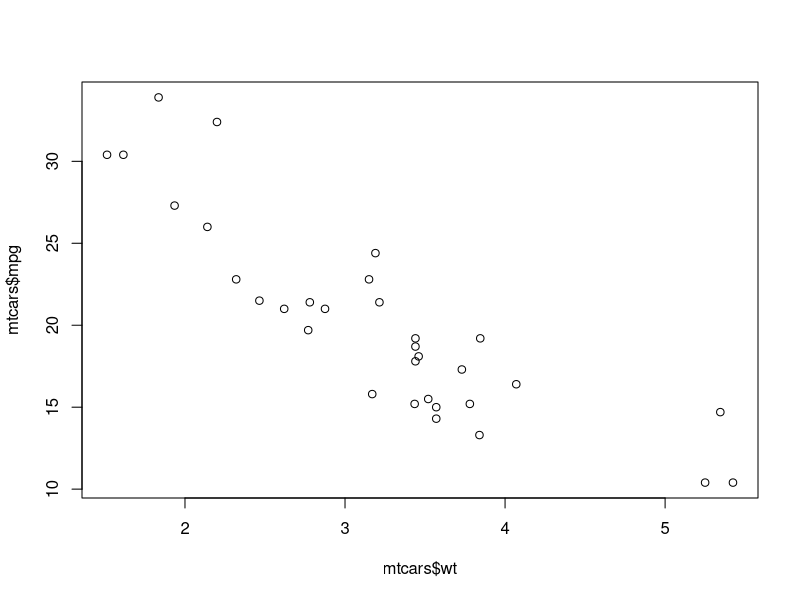
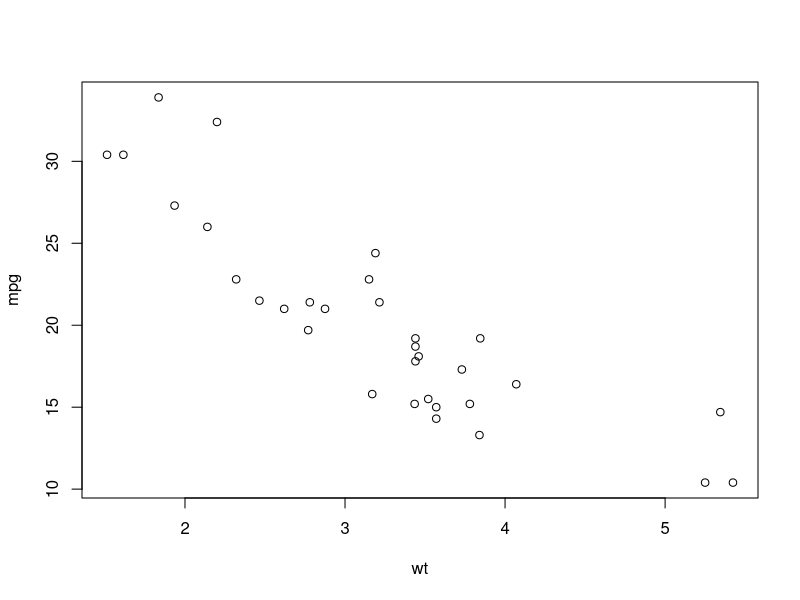
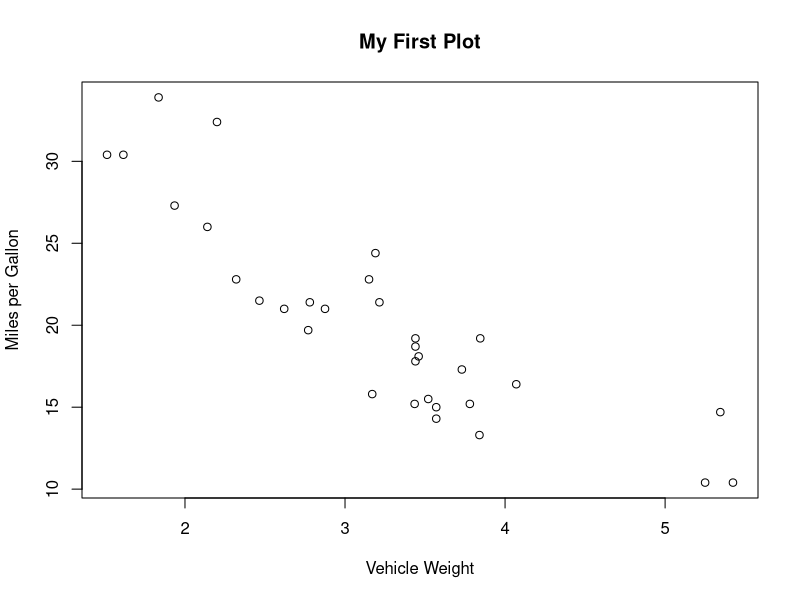
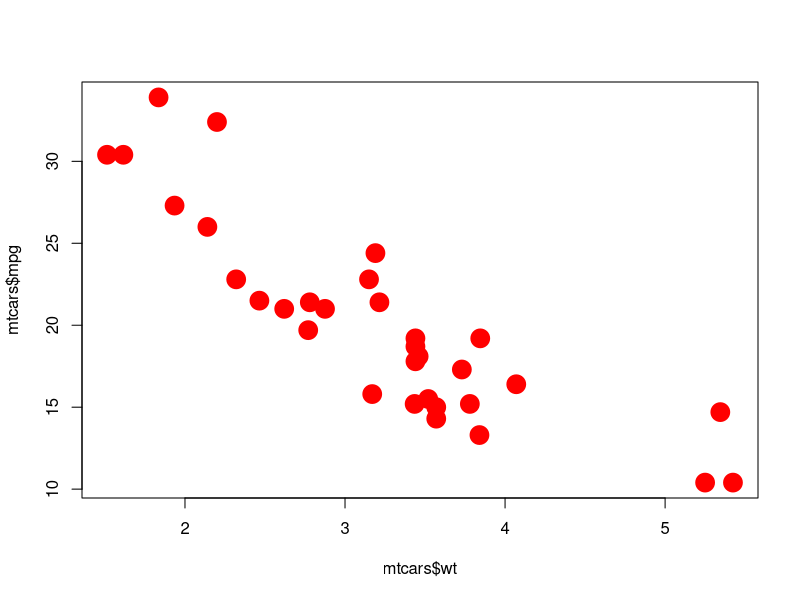
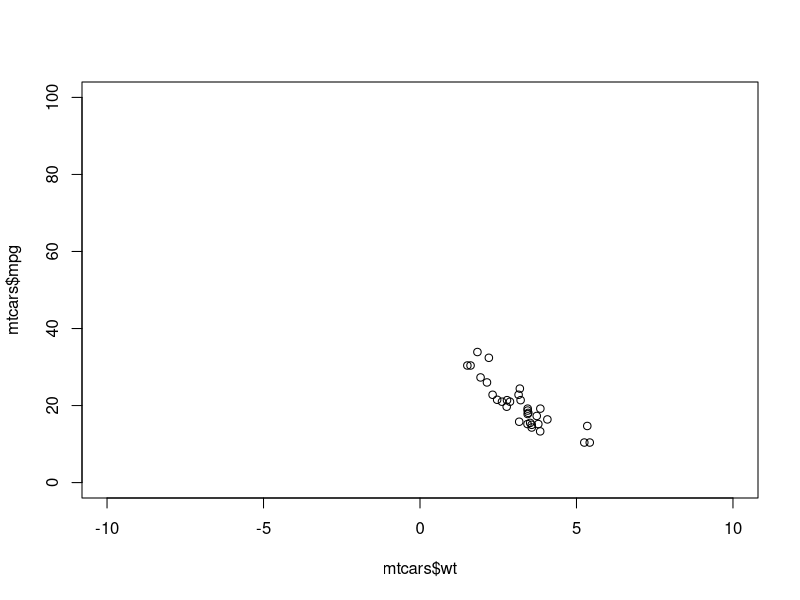
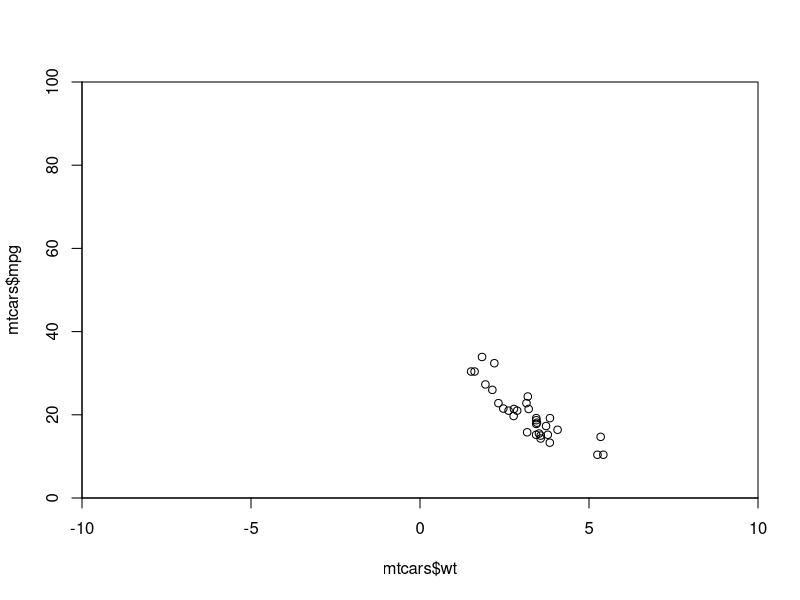
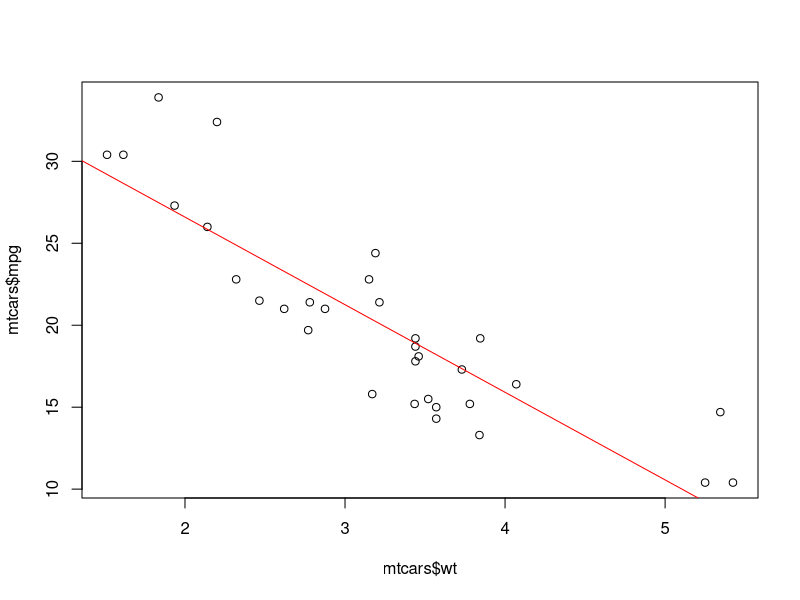
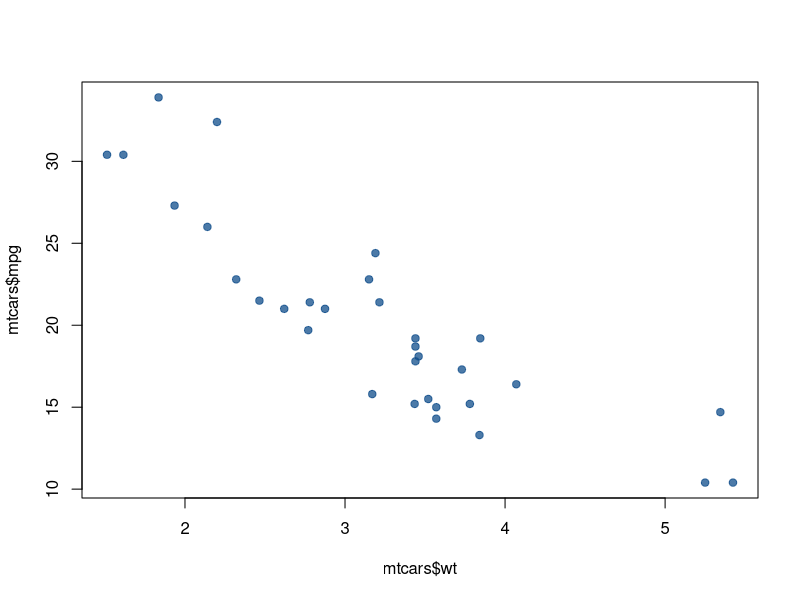

These charts were generated, in order, by the following R code:
# Plotting
    data(mtcars)

    # basic scatterplot
    plot(x=mtcars$wt, y=mtcars$mpg)
    
    # same thing with formula syntax
    plot(mpg ~ wt, data=mtcars)
    
    # labeling axes and the title
    plot(x=mtcars$wt, y=mtcars$mpg,
         xlab = "Vehicle Weight",
         ylab = "Miles per Gallon",
         main = "My First Plot")
    
    # change the point character, color, and size
    plot(x=mtcars$wt, y=mtcars$mpg,
         col = "red", pch = 19, cex = 2.5)
    
    # change the axis limits
    plot(x=mtcars$wt, y=mtcars$mpg,
         xlim = c(-10, 10), 
         ylim = c(0, 100))
    
    # omit that "buffer space" next to axes
    plot(x=mtcars$wt, y=mtcars$mpg,
         xlim = c(-10, 10), 
         ylim = c(0, 100), 
         yaxs="i", xaxs="i")
    
    # add a line to a plot
    plot(x=mtcars$wt, y=mtcars$mpg)
    
        out <- lm(mpg ~ wt, data=mtcars)    
        coef(out)
        
    abline(coef(out), col="red")
    
    # use alpha function from scales package to make points transparent
    plot(x=mtcars$wt, y=mtcars$mpg, pch=19,
         col = scales::alpha("dodgerblue4", alpha=0.75))
    
    # put it together
    plot(x = log(mtcars$wt), 
         y = mtcars$mpg,
         xlab = "Log Vehicle Weight",
         ylab = "Miles per Gallon",
         main = "Plot with Reg Line",
         pch  = 19,
         col  = scales::alpha("dodgerblue4",0.8),
         xlim = c(0,2),
         ylim = c(0, 40),
         yaxs="i", xaxs="i")

    out <- lm(mpg ~ log(wt), data=mtcars)
    abline(coef(out), col="forestgreen", lwd=2)

    
    # color by number
    mtcars$cyl <- paste(mtcars$cyl, "cyl")
    table(mtcars$cyl)
    as.factor(mtcars$cyl)
    as.integer(as.factor(mtcars$cyl))
    
    colvec <- c("red", "blue", "green")
    colvec[as.factor(mtcars$cyl)]
    
    plot(x = log(mtcars$wt), 
         y = mtcars$mpg,
         col = colvec[as.factor(mtcars$cyl)])
    
    mtcars$cyl <- as.factor(mtcars$cyl)
    
    fancy <- c("dodgerblue4", "firebrick", "seagreen4")
    
    plot(x = log(mtcars$wt), 
         y = mtcars$mpg,
         pch = 19,
         col = fancy[mtcars$cyl]
         )
    
# histograms
    
    somedata <- rnorm(1000, mean=3, sd=5)
    
    hist(somedata)
    
    hist(somedata, col="dodgerblue3", border="grey", main="Title", xlab="Random Draws", ylab="", breaks=50)
    hist(somedata, col="dodgerblue3", border="grey", main="Title", xlab="Random Draws", ylab="", breaks=-20:20)
    
    abline(v=mean(somedata), col="red", lwd=3)
    abline(v=3, col="black", lty=4, lwd=3)
    
    text(3.1, 80, "True Mean = 3", col="red", pos=4)
    
## PROBLEM SET 6
    
    # Use the 'diamonds' dataset in the 'ggplot2' package to make the following plot:
        # x is 'log(carat)'
        # y is 'log(price)'
        # color the points with a different color for each level of 'clarity'
        # (you may find that transparency is nice addition here)
        # use pch to change the point character to a filled-in circle
        # use cex to make the points small
        # be sure to label the x-axis and y-axis, and add a title
    
    # Run a regression of log(price) on log(carat) using the diamonds dataset and plot
    # the fitted regression line on the plot. Use lwd to make the line thicker and more noticeable.
    
    
    
    
    
    
    
